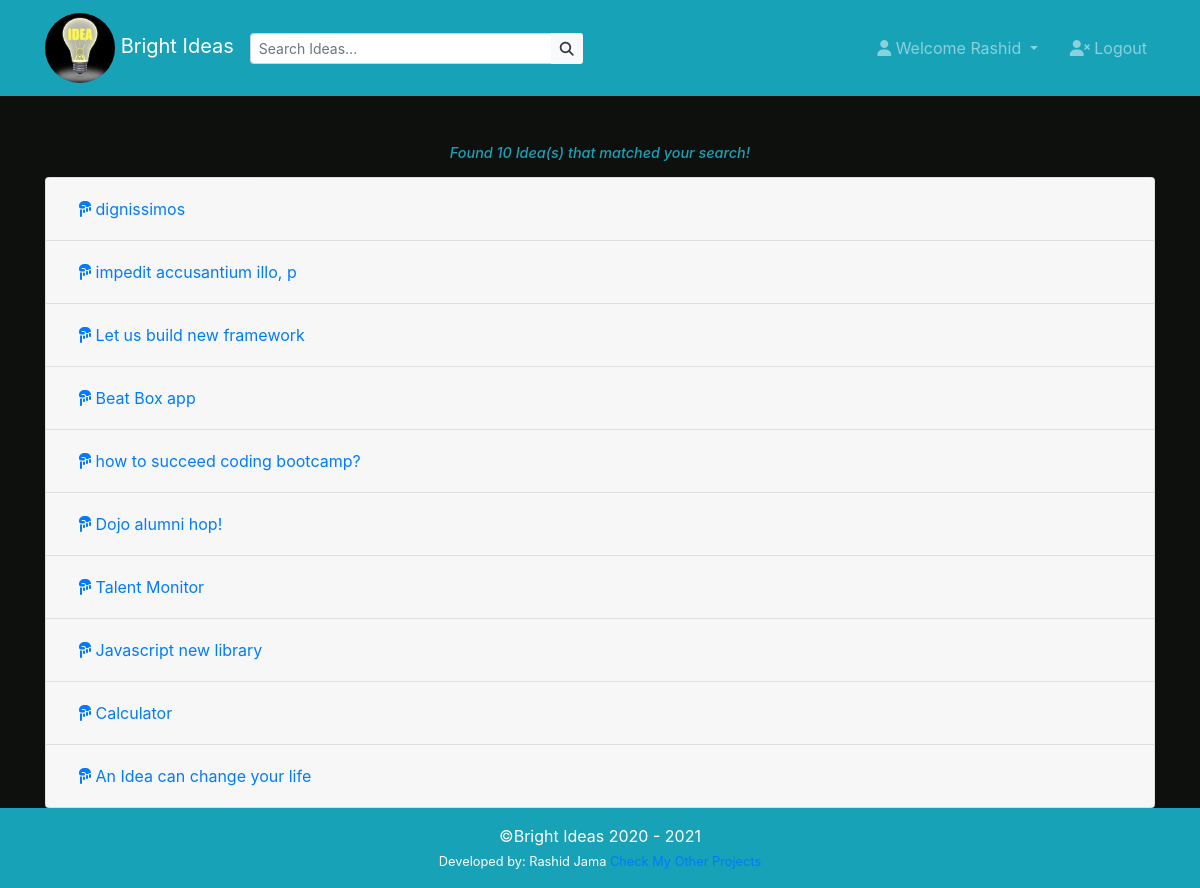
The app's page /ideas/search (signed in) with its own data.
### ideas/models.py (models this page shows)
class Post(models.Model):
  title = models.CharField(max_length=255)
  content = models.TextField()
  author = models.ForeignKey(User, related_name='posts', on_delete=models.CASCADE)
  who_likes = models.ManyToManyField(User, related_name='liked_posts')
  created_at = models.DateTimeField(auto_now_add=True)
  updated_at = models.DateTimeField(auto_now=True)
  objects = PostManager()

### ideas/views.py (the view)
# urls.py: path('search', views.search, name='search'),
def search(request):
  now = timezone.now()
  qs = Post.objects.all()
  title_contains = request.GET.get('title_contains')
  if title_contains != '' and title_contains is not None:
    qs = qs.filter(title__icontains=title_contains)
  context = {
      'queryset': qs
    }
  return render(request, 'ideas/search.html', context)

### templates/ideas/search.html (shortened to what this page needs)
{% extends 'ideas/base.html' %}
{% block body_block %}
 <div class="container mt-5">
  <h4 class="text-center text-info mb-3 font-italic figure-caption">Found {{queryset.count}} Idea(s) that matched your search!</h4>
  <div class="accordion" id="postModal">
    {% for post in queryset %}
      <div class="card">
        <div class="card-header" id="headingOne">
          <h2 class="mb-0">
            <button class="btn btn-link btn-block text-left" type="button" data-toggle="collapse" data-target="#collapse{{post.id}}" aria-expanded="true" aria-controls="collapseOne"><i class="fas fa-hand-point-down"></i> {{post.title}}</button>
          </h2>
        </div>
      </div>
    {% endfor %}
    </div>
 </div>
{% endblock %}

### templates/ideas/base.html (shortened to what this page needs)
{% load static %}
<!DOCTYPE html>
<html lang="en">
<head>
  <link rel="stylesheet" href="https://stackpath.bootstrapcdn.com/bootstrap/4.5.1/css/bootstrap.min.css">
 <link rel="stylesheet" href="{% static 'ideas/style.css' %}">
</head>
<body class="bg-dark">
  <div class="image-overlay">
  <nav class="navbar navbar-expand-md navbar-dark sticky-top py-2  bg-info mb-5">
    <div class="container">
      <a href="{% url 'index'%}" class="navbar-brand"><img src="/static/ideas/images/lightbulb.jpeg"  alt="" class="brand "> Bright Ideas</a>
      <form action="{% url 'ideas:search' %}" method="GET" class="input-group search_form">
        <input type="search" name="title_contains" class="form-control form-control-sm" placeholder="Search Ideas...">
        <div class="input-group-append">
          <button class="btn bg-light text-dark btn-sm"><i class="fas fa-search"></i></button>
        </div>
      </form>
      <div class="collapse navbar-collapse" id="navbarCollapse">
        <ul class="navbar-nav ml-auto">
          {% if user.is_authenticated %}
          <li class="nav-item dropdown mr-3">
            <a href="#" class="nav-link dropdown-toggle" data-toggle="dropdown">
              <i class="fas fa-user"></i> Welcome {{user.username}}
            </a>
          </li>
          {% endif %}
          {% if user.is_authenticated %}
          <li class="nav-item">
            <a href="{% url 'user_logout'%}" class="nav-link">
              <i class="fas fa-user-times"></i> Logout
            </a>
          </li>
          {% else %}
          <li class="nav-item">
            <a href="{% url 'ideas:user_login'%}" class="nav-link">
              <i class="fas fa-user"></i> Login
            </a>
          </li>
          {% endif %}
        </ul>
      </div>
    </div>
  </nav>
    {% block body_block %}
    {% endblock %}
<footer class="footer text-center py-3 text-white bg-info">
  <span>&#169Bright Ideas 2020 - <span id="current_year"></span></span>
  <div><small>Developed by: Rashid Jama <a href="https://www.rashidalijama.com" target="_blank">Check My Other Projects</a></small></div>
</footer>
  </div>
</body>
</html>

### static/ideas/style.css (style rules this page uses)
html { height: 100%; }
body { background-image: url('https://www.integrify.com/site/assets/files/2452/idea-management.jpg'); min-height: 100vh; }
.image-overlay { background-color: rgba(5, 5, 0, 0.8); min-height: 100vh; }
.footer { position: sticky; top: 100%; }
.brand { height: 70px; border-radius: 50%; }
@media (min-width: 1023px) { .search_form { width: 30% !important; } }

### records on screen
Post: title "dignissimos"
Post: title "impedit accusantium illo, p"
Post: title "Let us build new framework"
Post: title "Beat Box app"
Post: title "how to succeed coding bootcamp?"
Post: title "Dojo alumni hop!"
Post: title "Talent Monitor"
Post: title "Javascript new library"
Post: title "Calculator"
Post: title "An Idea can change your life"

### other values on screen
{{ user.username }} "Rashid"
{{ queryset.count }} "10"
